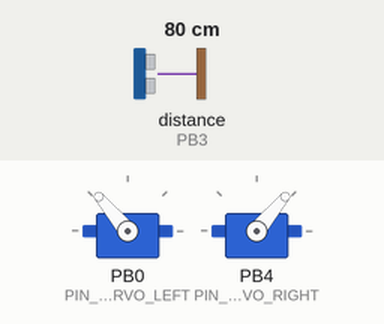
This sketch was run on a simulated ATtiny85, built with avr-gcc and run on an emulated ATtiny85. Parts: 2 × servo. Wiring (inferred from the names in the program): ultrasonic range finder: trigger PB2; echo PB3. Inputs (shaded band) come from the test bench; at power-on: distance to the obstacle (sensor on PB3) 80 cm. The echo pulse lasts 58.3 µs per cm.

Above: at 1.2 s.
1.3 s: distance to the obstacle (sensor on PB3) set to 9 cm
2.8 s: distance to the obstacle (sensor on PB3) set to 6 cm
At 4.0 s:
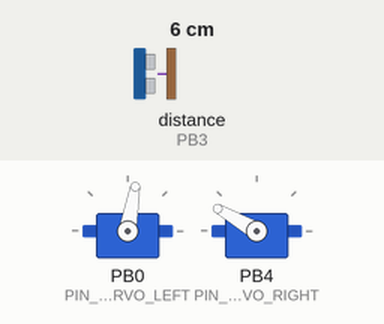
5.8 s: distance to the obstacle (sensor on PB3) set to 18 cm
At 6.3 s:
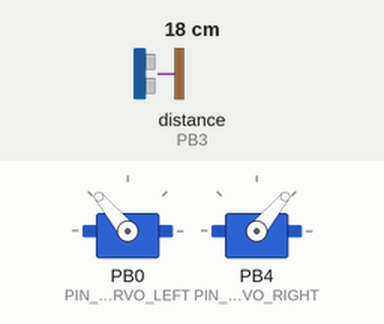
7.3 s: distance to the obstacle (sensor on PB3) set to 2 cm
At 7.6 s:
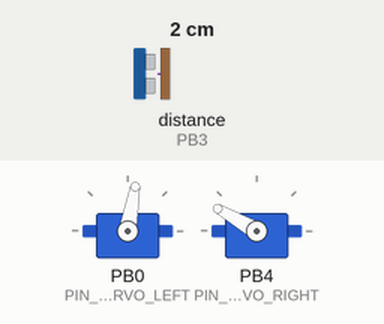
Timing chart, 0 to 11.3 s (numbered marks = the images above; inputs shaded):
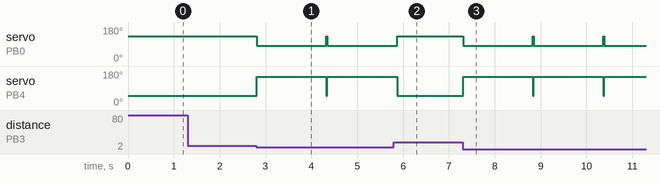

The sketch:

Rover_Trinket_4PinSonar.ino
```cpp
/******************************************************************************
 *
 *	Description:	The rover!  It goes forward until it gets close to an
 *					object, then backs up and goes around.
 *
 *	Notes:			Given the orientation of the servos, one will be going
 *					forward, and the other backward. You may need to adjust
 *					SPEED_LEFT and SPEED_RIGHT slightly to get the rover to
 *					move straight forward.  Also, the rover will always back up
 *					the same direction. Can you think of a better way to
 *					navigate obstacles?
 *
 *****************************************************************************/

#include <Adafruit_SoftServo.h>

#define PIN_SERVO_LEFT		0	// pin for left wheel servo (orange wire)
#define PIN_SERVO_RIGHT		4	// pin for right wheel servo (orange wire)
#define PIN_SONAR_TRIGGER	2	// pin to start sonar sensor
#define PIN_SONAR_ECHO		3	// pin to read pulse from sonar sensor

//#define SPEED_LEFT		75	// forward speed for left servo
//#define SPEED_RIGHT		90	// forward speed for right servo
//#define SPEED_BACK_LEFT	150	// backwards speed for left servo
//#define SPEED_BACK_RIGHT	50	// backwards speed for right servo
#define SPEED_LEFT			130	// forward speed for left servo
#define SPEED_RIGHT			50	// forward speed for right servo
#define SPEED_BACK_LEFT		80	// backwards speed for left servo
#define SPEED_BACK_RIGHT	150	// backwards speed for right servo

#define DISTANCE_MIN		8	// how close to get before going around [cm]
#define DISTANCE_BACK 		100	// multiplier for how far to back up to go around

Adafruit_SoftServo servoLeft;
Adafruit_SoftServo servoRight;

long duration;	// duration of a ping
long inches;	// distance in inches
long cm;		// distance in cm

void setup()
{
  // Set up the servos.
  servoLeft.attach(PIN_SERVO_LEFT);
  servoRight.attach(PIN_SERVO_RIGHT);
}

void loop()
{
	int i;		// counter

	// Make the servos move.
//	servoLeft.write(SPEED_LEFT - cm);
	servoLeft.write(SPEED_LEFT);
	servoLeft.refresh();
//	servoRight.write( SPEED_RIGHT + cm);
	servoRight.write(SPEED_RIGHT);
	servoRight.refresh();

	// Wait a bit (15 microseconds).
	delay(15);

	// Trigger the sonar module by a HIGH pulse of at least 10 microseconds.
	// Give a short LOW pulse beforehand to ensure a clean HIGH pulse:
	pinMode(PIN_SONAR_TRIGGER, OUTPUT);
	digitalWrite(PIN_SONAR_TRIGGER, LOW);
	delayMicroseconds(2);
	digitalWrite(PIN_SONAR_TRIGGER, HIGH);
	delayMicroseconds(10);
	digitalWrite(PIN_SONAR_TRIGGER, LOW);

	// The distance from the sensor is read by a HIGH
	// pulse whose duration is the time (in microseconds) from the sending
	// of the ping to the reception of its echo off of an object.
	pinMode(PIN_SONAR_ECHO, INPUT);
	duration = pulseIn(PIN_SONAR_ECHO, HIGH);

	// convert the time into a distance.
	inches = microsecondsToInches(duration);
	cm = microsecondsToCentimeters(duration);

	// Long distances will cause the servos to misbehave... cap at 50 cm.
	if (cm > 50)
	{
		cm = 50;
	}

	// If we're too close to an object...
	if (cm < DISTANCE_MIN)
	{
		// DISTANCE_BACK * delay(15) = distance the rover will back-up during
		// obstacle avoidance.
		for (i = 0; i < DISTANCE_BACK; i++)
		{
			// Back up.
			servoLeft.write(SPEED_BACK_LEFT);
			servoLeft.refresh();
			servoRight.write(SPEED_BACK_RIGHT);
			servoRight.refresh();

			// Wait a bit (15 milliseconds).
			delay(15);
		}
	}
}

long microsecondsToInches(long microseconds)
{
  // According to Parallax's datasheet for the PING))), there are
  // 73.746 microseconds per inch (i.e. sound travels at 1130 feet per
  // second).  This gives the distance travelled by the ping, outbound
  // and return, so we divide by 2 to get the distance of the obstacle.
  // See: http://www.parallax.com/dl/docs/prod/acc/28015-PING-v1.3.pdf
  return microseconds / 74 / 2;
}

long microsecondsToCentimeters(long microseconds)
{
  // The speed of sound is 340 m/s or 29 microseconds per centimeter.
  // The ping travels out and back, so to find the distance of the
  // object we take half of the distance travelled.
  return microseconds / 29 / 2;
}
```

Measured:
- the behaviour switches between 8 and 7 cm on distance to the obstacle (sensor on PB3) (found by bisection; images 0 and 1)
- after the input at 1.3 s, every drawn part: stays the same
- after the input at 2.8 s, servo on PB0 (PIN_SERVO_LEFT): 130° → 80° at once; servo on PB4 (PIN_SERVO_RIGHT): 50° → 150° at once
- after the input at 5.8 s, servo on PB0 (PIN_SERVO_LEFT): goes on until 5.9 s, then stays 130°; servo on PB4 (PIN_SERVO_RIGHT): goes on until 5.9 s, then stays 50°
- after the input at 7.3 s, servo on PB0 (PIN_SERVO_LEFT): 130° → 80° at once; servo on PB4 (PIN_SERVO_RIGHT): 50° → 150° at once
